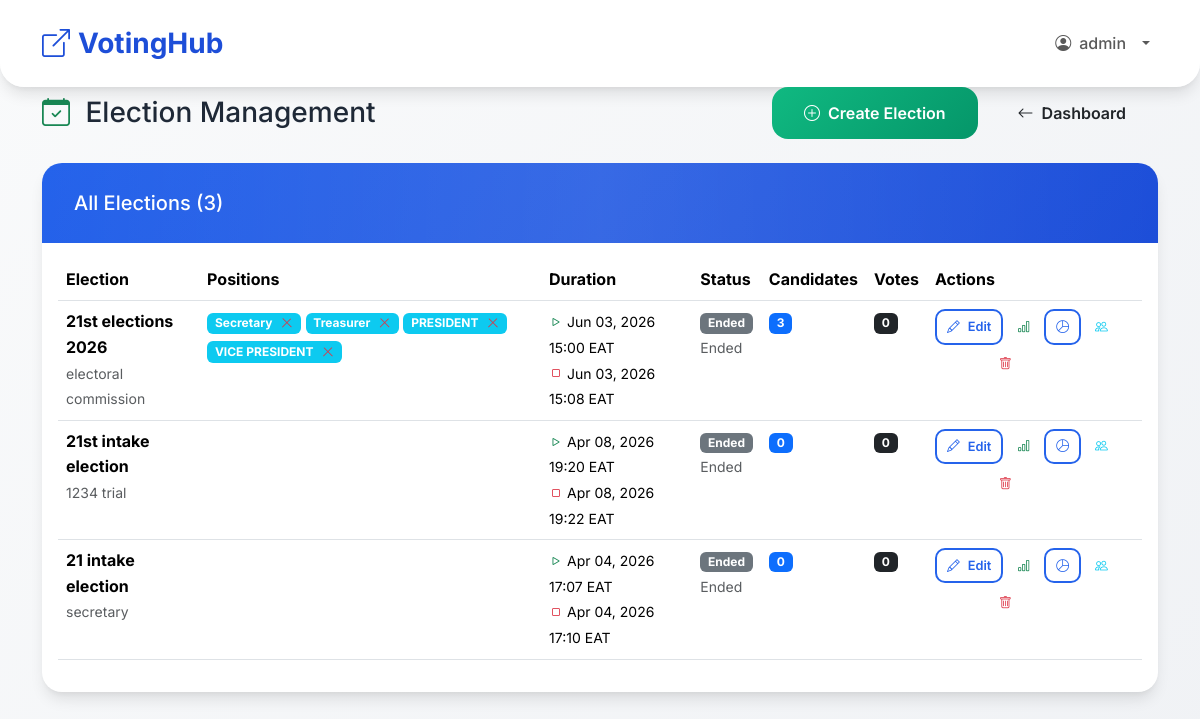
The app's page /polls/admin/elections/ (signed in), older data.
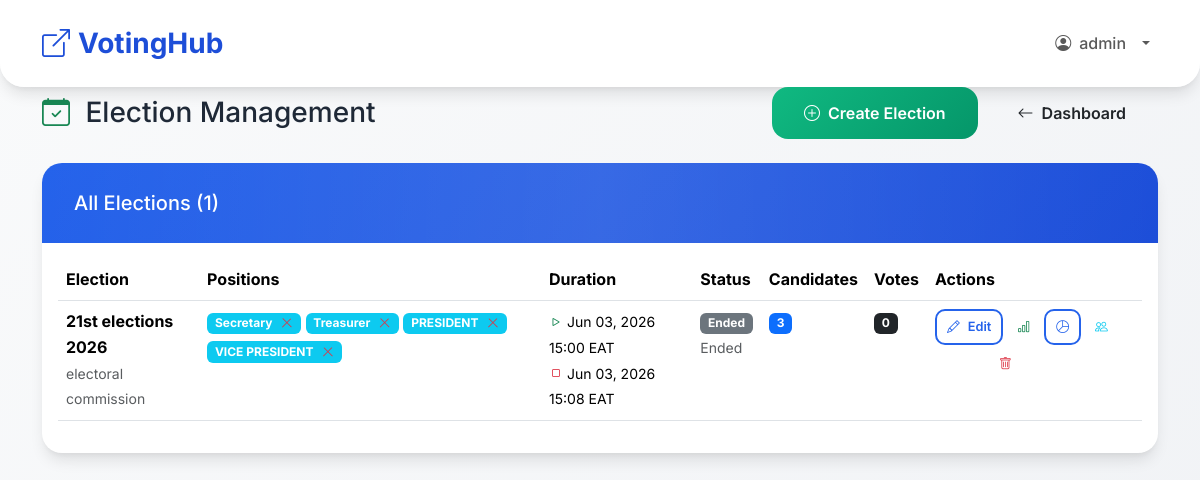
The same page, newer data.
### polls/models.py (models this page shows, shortened)
class Election(models.Model):
    title = models.CharField(max_length=200)
    description = models.TextField(blank=True)
    positions = models.ManyToManyField(Position, through='ElectionPosition', related_name='elections')
    start_time = models.DateTimeField()
    end_time = models.DateTimeField()
    eligible_ranks = models.CharField(max_length=500, blank=True, help_text="Comma-separated ranks")
    eligible_stations = models.CharField(max_length=500, blank=True, help_text="Comma-separated stations")
    created_by = models.ForeignKey(PoliceUser, on_delete=models.CASCADE, related_name='created_elections')
    logo = models.ImageField(upload_to='election_logos/', blank=True, null=True)
    @property
    def status(self):
        now = timezone.now()
        if now < self.start_time:
            return 'UPCOMING'
        elif now > self.end_time:
            return 'ENDED'
        else:
            return 'ACTIVE'
    @property
    def time_remaining(self):
        now = timezone.now()
        if now < self.start_time:
            delta = self.start_time - now
            prefix = "Starts in"
        elif now <= self.end_time:
            delta = self.end_time - now
            prefix = "Closes in"
        else:
            return "Ended"
    class Meta:
        ordering = ['-start_time']

class Position(models.Model):
    name = models.CharField(max_length=100, unique=True)

### polls/views_admin.py (the view)
# urls.py: path('admin/elections/', views_admin.admin_elections, name='admin_elections'),
@login_required
@user_passes_test(is_admin)
def admin_elections(request):
    elections = Election.objects.all().prefetch_related('positions').order_by('-start_time')
    return render(request, 'polls/admin_elections.html', {
        'elections': elections,
        'now': timezone.now(),
        'positions': Position.objects.all(),
        'is_superadmin': request.user.role == 'SUPER_ADMIN'
    })

### polls/views_admin.py (called while the page is built)
def is_admin(user):
    return user.role in ['SUPER_ADMIN', 'ADMIN']

### templates/polls/admin_elections.html (shortened to what the changed rows need)
{% extends 'base.html' %}
{% block content %}
<div class="row justify-content-center">
    <div class="col-lg-12">
        <div class="d-flex flex-column flex-md-row justify-content-between align-items-start align-items-md-center mb-4 gap-3">
            <h1 class="h3 mb-0">
                <i class="bi bi-calendar-check me-2 text-success"></i>
                Election Management
            </h1>
        </div>
        <div class="card">
            <div class="card-header">
                <h5 class="mb-0">All Elections ({{ elections.count }})</h5>
            </div>
            <div class="card-body">
                {% if elections %}
                    <div class="d-none d-md-block table-responsive">
                        <table class="table table-hover">
                            <thead>
                                <tr>
                                    <th>Election</th>
                                    <th>Positions</th>
                                    <th>Duration</th>
                                    <th>Status</th>
                                    <th>Candidates</th>
                                    <th>Votes</th>
                                    <th>Actions</th>
                                </tr>
                            </thead>
                            <tbody>
                                {% for election in elections %}
                                <tr>
                                    <td>
                                        <strong>{{ election.title }}</strong>
                                        {% if election.description %}
                                            <br><small class="text-muted">{{ election.description|truncatewords:8 }}</small>
                                        {% endif %}
                                    </td>
                                    <td>
{% for pos in election.positions.all %}
                                            <span class="badge bg-info mb-1 d-inline-flex align-items-center">
                                                {{ pos.name }}
                                                {% if is_superadmin %}
                                                    <form method="post" action="{% url 'polls:delete_election_position' election.id pos.id %}" style="display:inline;" class="ms-1" onsubmit="return confirm('Remove {{ pos.name }} from {{ election.title }}?')">
                                                        <button type="submit" class="btn btn-sm btn-outline-danger ms-1 border-0 bg-transparent p-0" style="line-height:1;" title="Remove position">
                                                            <i class="bi bi-x-lg"></i>
                                                        </button>
                                                    </form>
                                                {% endif %}
                                            </span>
                                        {% endfor %}
                                    </td>
                                    <td>
                                        <small>
                                            <i class="bi bi-play text-success"></i> {{ election.start_time|date:"M d, Y H:i" }} EAT
                                            <br>
                                            <i class="bi bi-stop text-danger"></i> {{ election.end_time|date:"M d, Y H:i" }} EAT
                                        </small>
                                    </td>
                                    <td>
                                        {% if election.status == 'ACTIVE' %}
                                            <span class="badge bg-success">Active</span>
                                        {% elif election.status == 'UPCOMING' %}
                                            <span class="badge bg-warning">Upcoming</span>
                                        {% else %}
                                            <span class="badge bg-secondary">Ended</span>
                                        {% endif %}
                                        <br>
                                        <small class="text-muted">{{ election.time_remaining }}</small>
                                    </td>
                                    <td><span class="badge bg-primary">{{ election.candidates.count }}</span></td>
                                    <td><span class="badge bg-dark">{{ election.vote_set.count }}</span></td>
                                    <td>
                                        <div class="d-flex flex-wrap gap-1">
                                            {% if is_superadmin %}
                                            <a href="{% url 'polls:edit_election' election.id %}" class="btn btn-sm btn-outline-primary" title="Edit">
                                                <i class="bi bi-pencil"></i> Edit
                                            </a>
                                            {% endif %}
                                            <div class="d-flex flex-column flex-sm-row gap-1">
                                                <a href="{% url 'polls:results' election.id %}" class="btn btn-sm btn-outline-success" title="View Results">
                                                    <i class="bi bi-bar-chart"></i>
                                                </a>
                                                <a href="{% url 'polls:election_statistics' election.id %}" class="btn btn-sm btn-outline-primary" title="Statistics Pie Chart">
                                                    <i class="bi bi-pie-chart"></i>
                                                </a>
                                            </div>
                                            <a href="{% url 'polls:admin_election_voters' election.id %}" class="btn btn-sm btn-outline-info" title="Manage Voters">
                                                <i class="bi bi-people"></i>
                                            </a>
                                            <div class="dropdown">
                                    <button type="button" class="btn btn-sm btn-outline-dark dropdown-toggle text-white" data-bs-toggle="dropdown" aria-expanded="false">
                                        <i class="bi bi-download"></i>
                                    </button>
                                            </div>
                                            {% if is_superadmin %}
                                            <form method="post" action="{% url 'polls:delete_election' election.id %}" style="display:inline;" onsubmit="return confirm('Delete {{ election.title }}? This will also remove all associated candidates and votes.')">
                                                <button type="submit" class="btn btn-sm btn-outline-danger" title="Delete">
                                                    <i class="bi bi-trash"></i>
                                                </button>
                                            </form>
                                            {% endif %}
                                        </div>
                                    </td>
                                </tr>
                                {% endfor %}
                            </tbody>
                        </table>
                    </div>
                {% endif %}
            </div>
        </div>
    </div>
</div>
{% endblock %}

Row changes from the older to the newer data that the page shows:
removed Election: title "21st intake election", description "1234 trial", start_time "Apr 08, 2026 19:20", end_time "Apr 08, 2026 19:22", shows "Ended", time_remaining "Ended", candidates.count "0", vote_set.count "0"
removed Election: title "21 intake election", description "secretary", start_time "Apr 04, 2026 17:07", end_time "Apr 04, 2026 17:10", shows "Ended", time_remaining "Ended", candidates.count "0", vote_set.count "0"
Text that changed along with them:
{{ elections.count }}: "3" → "1"
